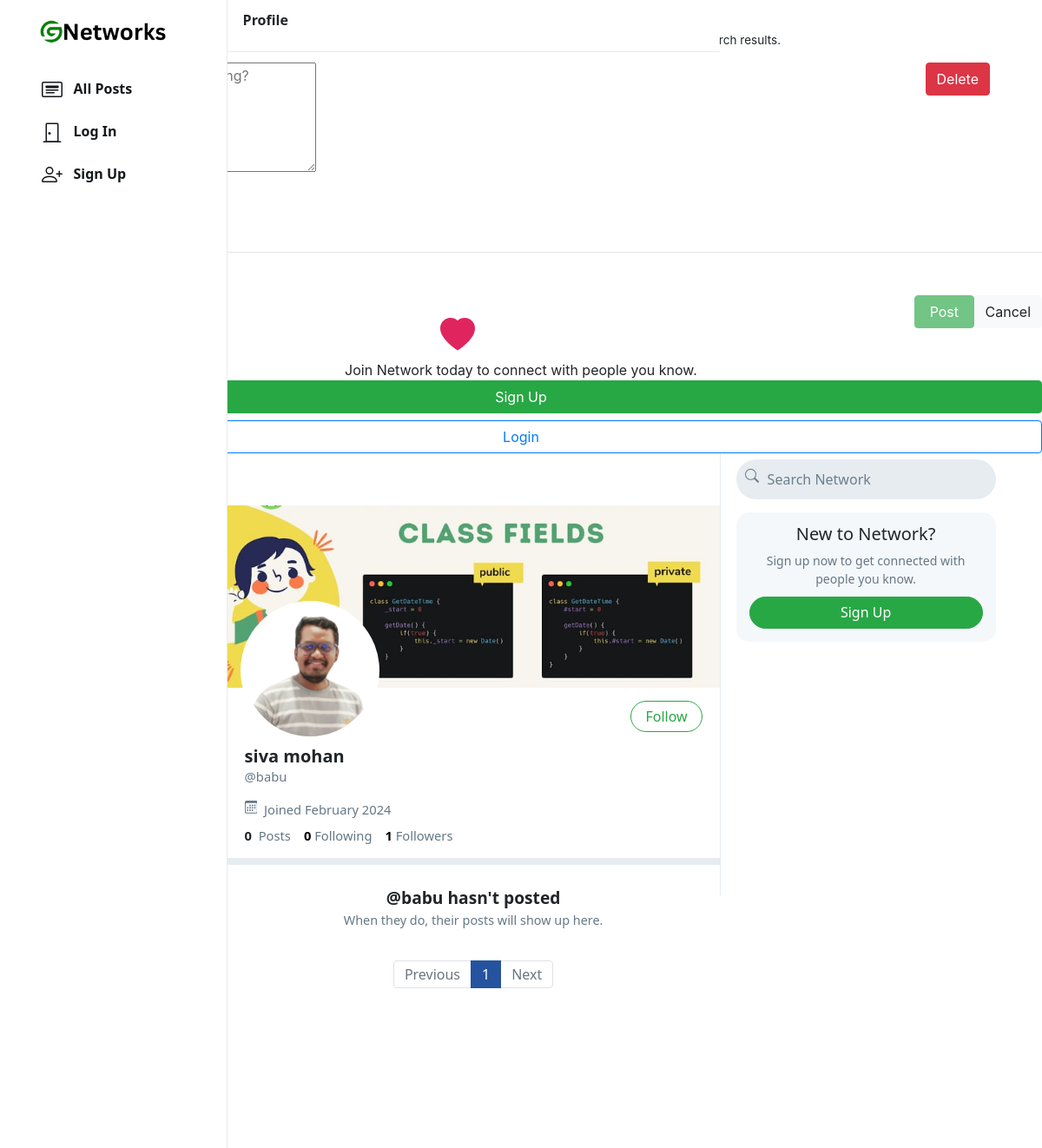
The page /babu on the database its author committed.
### network/models.py (models this page shows, shortened)
class User(AbstractUser):
    profile_pic = models.ImageField(upload_to='profile_pic/')
    bio = models.TextField(max_length=160, blank=True, null=True)
    cover = models.ImageField(upload_to='covers/', blank=True)
    def __str__(self):
        return self.username

### network/views.py (the view)
# urls.py: path("<str:username>", views.profile, name='profile'),
def profile(request, username):
    user = User.objects.get(username=username)
    all_posts = Post.objects.filter(creater=user).order_by('-date_created')
    paginator = Paginator(all_posts, 10)
    page_number = request.GET.get('page')
    if page_number == None:
        page_number = 1
    posts = paginator.get_page(page_number)
    followings = []
    suggestions = []
    follower = False
    if request.user.is_authenticated:
        followings = Follower.objects.filter(followers=request.user).values_list('user', flat=True)
        suggestions = User.objects.exclude(pk__in=followings).exclude(username=request.user.username).order_by("?")[:6]
        if request.user in Follower.objects.get(user=user).followers.all():
            follower = True
    follower_count = Follower.objects.get(user=user).followers.all().count()
    following_count = Follower.objects.filter(followers=user).count()
    return render(request, 'network/profile.html', {
        "username": user,
        "posts": posts,
        "posts_count": all_posts.count(),
        "suggestions": suggestions,
        "page": "profile",
        "is_follower": follower,
        "follower_count": follower_count,
        "following_count": following_count
    })

### network/templates/network/profile.html (shortened to what this page needs)
{% extends 'network/index.html' %}
{% load static %}
{% block profile %}
    <div class="profile-view" data-user="{{username.username}}">
        <div class="cover-image" style="background-image: url(/media/{{username.cover}})"></div>
        <div class="profile-image" style="background-image: url(/media/{{username.profile_pic}})"></div>
        <div class="profile-details">
            <div>
                {% if user.username == username.username %}
                    <button class="btn btn-outline-success float-right" id="edit-profile-btn">Edit Profile</button>
                {% elif is_follower %}
                    <button class="btn btn-primary float-right" onclick="unfollow_user(this,'{{username.username}}','edit_page')" id="following-btn">Following</button>
                {% else %}
                    <button class="btn btn-outline-success float-right" onclick="follow_user(this,'{{username.username}}','edit_page')" id="follow-btn">Follow</button>
                {% endif %}
            </div>
            <div class="details-data">
                <h5>{{username.first_name}} {{username.last_name}}</h5>
                <div class="grey">@{{username.username}}</div>
                <div class="grey" style="padding: 8px 0px;">
                    &nbsp;Joined {{username.date_joined | date:"F Y"}}
                </div>
                <div>
                    <strong>
                        {{posts_count}}
                    </strong>
                    &nbsp;<span class="grey">Posts</span>
                    <a href="#">
                        <strong id="following__count">{{following_count | default:0}}</strong>&nbsp;<span class="grey">Following</span>
                    </a>
                    <a href="#">
                        <strong id="follower__count">{{follower_count | default:0}}</strong>&nbsp;<span class="grey">Followers</span>
                    </a>
                </div>
            </div>
        </div>
    </div>
    <div class="space"></div>
{% endblock %}
{% block emptyprofile %}
    <center>
        <br>
        <strong style="font-size: 1.2em;">@{{username}} hasn't posted</strong>
        <div class="grey" style="font-size: .9em;">When they do, their posts will show up here.</div>
    </center>
{% endblock %}

### rows shown on the page
User: cover (picture), profile_pic (picture), first_name "siva", last_name "mohan", username "babu", date_joined "February 2024"

### other values the page prints
{{ posts_count }} "0"
{{ following_count | default:0 }} "0"
{{ follower_count | default:0 }} "1"
{{ each }} "1"
